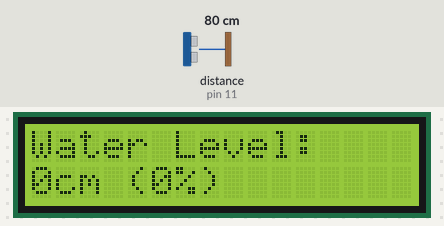
Recording of a sketch running on a simulated Arduino Uno, built with avr-gcc and run on an emulated ATmega328P. Parts: 16×2 character LCD. Wiring (inferred from the names in the program): ultrasonic range finder: trigger pin 12; echo pin 11. Inputs (shaded band) come from the test bench; at power-on: distance to the obstacle (sensor on pin 11) 80 cm. The echo pulse lasts 58.3 µs per cm; what the sketch prints to the serial monitor is not drawn.

Above: at 1.2 s.
1.3 s: distance to the obstacle (sensor on pin 11) set to 60 cm
4.3 s: distance to the obstacle (sensor on pin 11) set to 18 cm
7.3 s: distance to the obstacle (sensor on pin 11) set to 2 cm
At 8.6 s:
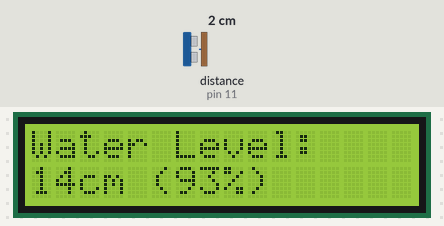
Timing chart, 0 to 10.3 s (numbered marks = the images above; inputs shaded):
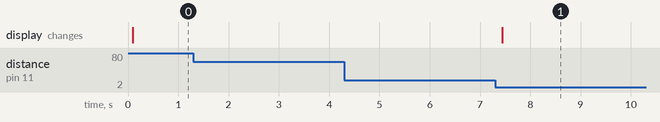

The sketch:

waterleveldetection.ino
```cpp
#include <LiquidCrystal_I2C.h>

// Initialize LCD at I2C address 0x3F (adjust if different)
// I2C LCD wiring for Arduino UNO:
// - SDA: Connect to pin A4
// - SCL: Connect to pin A5
// - VCC: Connect to 5V
// - GND: Connect to GND
LiquidCrystal_I2C lcd(0x27, 16, 2); // 16x2 LCD

// Define ultrasonic sensor pins
const int trigPin = 12; // Trigger pin for ultrasonic sensor
const int echoPin = 11; // Echo pin for ultrasonic sensor

// Variables for distance measurement
long duration;
int distance;

// Constants for calculations and timing
const float SOUND_SPEED_CM_PER_US = 0.034; // Speed of sound in cm per microsecond
const int TANK_DEPTH_CM = 15;             // Tank depth in cm (adjust as needed)
const int LOOP_DELAY_MS = 100;             // Delay between measurements

void setup() {
  // Set pin modes for ultrasonic sensor
  pinMode(trigPin, OUTPUT);
  pinMode(echoPin, INPUT);

  // Initialize serial communication for debugging
  Serial.begin(9600);

  // Initialize LCD
  lcd.init();       // Initialize LCD
  lcd.backlight();  // Turn on backlight (if supported)
  lcd.clear();      // Clear any residual display
}

void loop() {
  // Trigger ultrasonic sensor
  digitalWrite(trigPin, LOW);
  delayMicroseconds(7);
  digitalWrite(trigPin, HIGH);
  delayMicroseconds(10);
  digitalWrite(trigPin, LOW);

  // Measure echo pulse duration
  duration = pulseIn(echoPin, HIGH);

  // Calculate distance to water surface in cm
  distance = duration * SOUND_SPEED_CM_PER_US / 2;

  // Calculate water level (distance from bottom of tank to water surface)
  int waterLevel = TANK_DEPTH_CM - distance;

  // Ensure water level is within valid range (0 to TANK_DEPTH_CM)
  if (waterLevel < 0) waterLevel = 0;
  if (waterLevel > TANK_DEPTH_CM) waterLevel = TANK_DEPTH_CM;

  // Calculate water level percentage
  int percentage = (waterLevel * 100) / TANK_DEPTH_CM;

  // Clear LCD only once per loop to reduce flickering
  lcd.clear();
  lcd.setCursor(0, 0);

  // Display water level on LCD
  lcd.print("Water Level:");
  lcd.setCursor(0, 1);
  lcd.print(waterLevel);
  lcd.print("cm (");
  lcd.print(percentage);
  lcd.print("%)");

  // Serial output for debugging
  Serial.print("Water Level: ");
  Serial.print(waterLevel);
  Serial.print(" cm (");
  Serial.print(percentage);
  Serial.println("%)");

  // Delay for next measurement
  delay(LOOP_DELAY_MS);
}
```

Measured:
- after the input at 1.3 s, every drawn part: stays the same
- after the input at 4.3 s, every drawn part: stays the same
- after the input at 7.3 s, the display: changes after 0.14 s (image 1)
